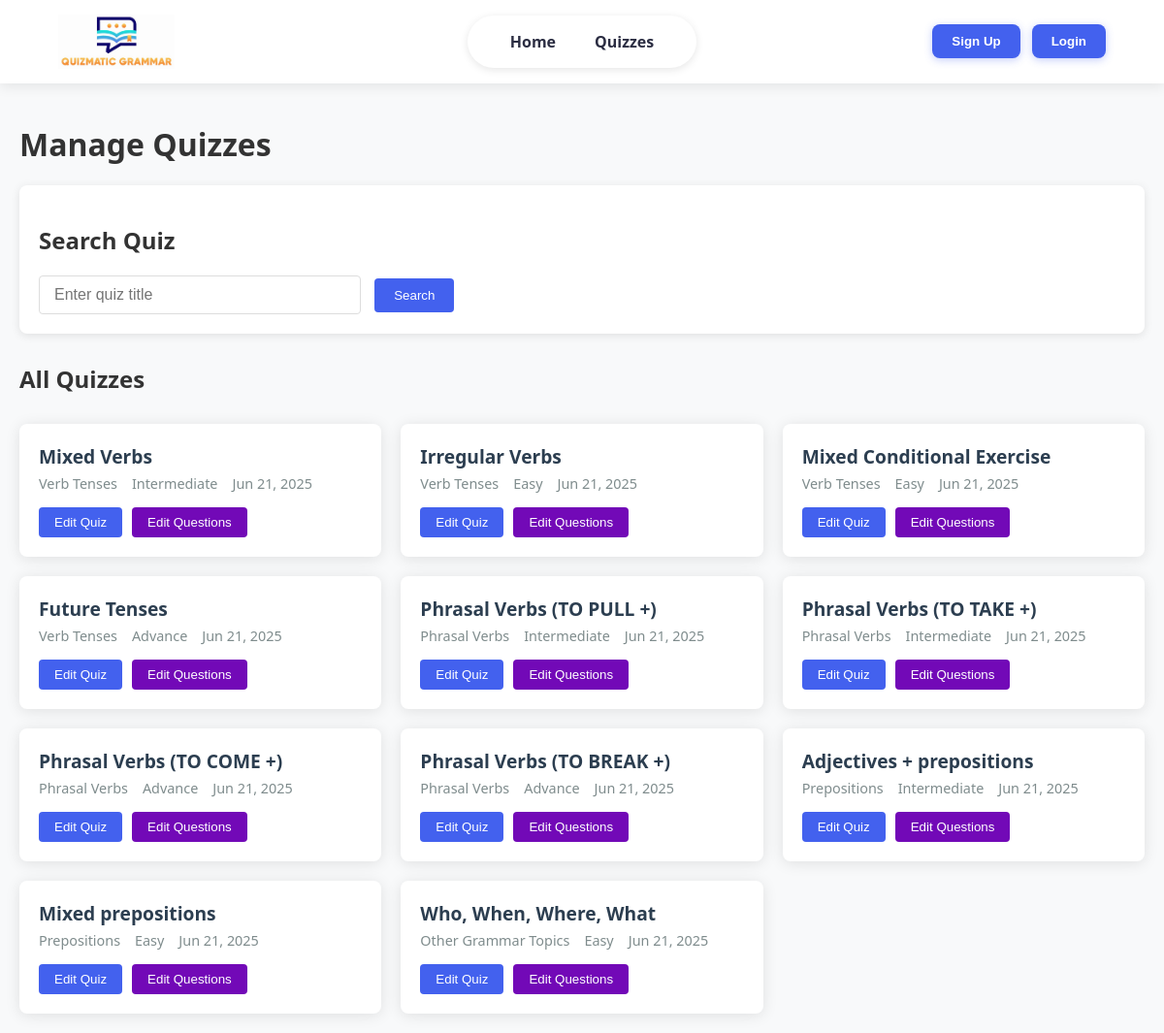
/edit_quiz.php, run on the app's committed database.
### tables this page shows
CREATE TABLE `quiz` (
  `QUIZ_ID` int(11) NOT NULL,
  `QUIZ_TITLE` varchar(255) DEFAULT NULL,
  `QUIZ_CATEGORY` varchar(100) DEFAULT NULL,
  `QUIZ_DIFFICULTY` varchar(50) DEFAULT NULL,
  `QUIZ_DATE` date DEFAULT NULL
);

### edit_quiz.php (the view, shortened to what this page needs)
<?php
$conn = new mysqli("localhost", "root", "", "quizmaticgrammar");
$searchResults = [];
$allQuizzes = $conn->query("SELECT * FROM QUIZ ORDER BY QUIZ_DATE DESC");
?>
<!DOCTYPE html>
<html lang="en">
<head>
</head>
<body>
    <?php include 'header.php'; ?>
<div class="container">
    <h1>Manage Quizzes</h1>
    <div class="search-section">
        <h2>Search Quiz</h2>
        <form method="GET" action="edit_quiz.php" id="searchForm">
            <input type="text" id="searchTitle" name="search" class="search-box" placeholder="Enter quiz title" value="<?= isset($_GET['search']) ? htmlspecialchars($_GET['search']) : '' ?>">
            <button type="submit" class="btn btn-primary search-btn">Search</button>
        </form>
    </div>
    <?php if(empty($searchResults) || !isset($_GET['search']) || empty($_GET['search'])): ?>
        <h2>All Quizzes</h2>
        <div class="quiz-grid">
            <?php while ($quiz = $allQuizzes->fetch_assoc()): ?>
                <div class="quiz-card">
                    <div class="quiz-title"><?= htmlspecialchars($quiz['QUIZ_TITLE']) ?></div>
                    <div class="quiz-meta">
                        <span><?= htmlspecialchars($quiz['QUIZ_CATEGORY']) ?></span>
                        <span><?= htmlspecialchars($quiz['QUIZ_DIFFICULTY']) ?></span>
                        <span><?= date('M d, Y', strtotime($quiz['QUIZ_DATE'])) ?></span>
                    </div>
                    <div class="quiz-actions">
                        <button type="button" class="btn btn-primary" onclick="loadQuizForEdit(<?= $quiz['QUIZ_ID'] ?>)">Edit Quiz</button>
                        <form method="POST" action="editRedirect_quiz.php" style="display:inline;">
                            <button type="submit" class="btn btn-secondary">Edit Questions</button>
                        </form>
                    </div>
                </div>
            <?php endwhile; ?>
        </div>
    <?php endif; ?>
</div>
</body>
</html>

### edit_quiz.php (style rules this page uses)
:root { --primary-color: #00bcd4; --primary-hover: #0097a7; --secondary-color: #6c757d; --secondary-hover: #5a6268; --danger-color: #dc3545; --danger-hover: #c82333; --success-color: #28a745; --success-hover: #218838; }
body { font-family: 'Segoe UI', Tahoma, Geneva, Verdana, sans-serif; background-color: #f8f9fa; margin: 0; padding: 0; color: #333; }
.container { max-width: 1200px; margin: 0 auto; padding: 20px; }
.quiz-grid { display: grid; grid-template-columns: repeat(auto-fill, minmax(350px, 1fr)); gap: 20px; margin-top: 30px; }
.quiz-card { background: white; border-radius: 8px; box-shadow: 0 2px 15px rgba(0,0,0,0.1); padding: 20px; transition: transform 0.3s, box-shadow 0.3s; }
.quiz-title { font-size: 1.2rem; font-weight: 600; margin-bottom: 5px; color: #2c3e50; }
.quiz-meta { display: flex; gap: 15px; margin-bottom: 15px; font-size: 0.9rem; color: #7f8c8d; }
.quiz-actions { display: flex; gap: 10px; margin-top: 15px; }
.btn { padding: 8px 16px; border-radius: 4px; border: none; cursor: pointer; font-weight: 500; transition: background-color 0.3s; }
.btn-primary { background-color: var(--primary-color); color: white; }
.btn-secondary { background-color: var(--secondary-color); color: white; }
.search-section { background: white; padding: 20px; border-radius: 8px; box-shadow: 0 2px 10px rgba(0,0,0,0.1); margin-bottom: 30px; }
.search-box { padding: 10px 15px; border: 1px solid #ddd; border-radius: 4px; width: 300px; font-size: 16px; margin-right: 10px; }
.search-btn { padding: 10px 20px; }

### header.php (style rules this page uses)
:root { --primary-color: #4361ee; --primary-hover: #3a56d4; --secondary-color: #7209b7; --text-color: #2b2d42; --light-bg: #f8f9fa; --white: #ffffff; --transition: all 0.3s ease; }

### data on the page
quiz: QUIZ_TITLE "Mixed Verbs", QUIZ_CATEGORY "Verb Tenses", QUIZ_DIFFICULTY "Intermediate", QUIZ_DATE "Jun 21, 2025"
quiz: QUIZ_TITLE "Irregular Verbs", QUIZ_CATEGORY "Verb Tenses", QUIZ_DIFFICULTY "Easy", QUIZ_DATE "Jun 21, 2025"
quiz: QUIZ_TITLE "Mixed Conditional Exercise", QUIZ_CATEGORY "Verb Tenses", QUIZ_DIFFICULTY "Easy", QUIZ_DATE "Jun 21, 2025"
quiz: QUIZ_TITLE "Future Tenses", QUIZ_CATEGORY "Verb Tenses", QUIZ_DIFFICULTY "Advance", QUIZ_DATE "Jun 21, 2025"
quiz: QUIZ_TITLE "Phrasal Verbs (TO PULL +)", QUIZ_CATEGORY "Phrasal Verbs", QUIZ_DIFFICULTY "Intermediate", QUIZ_DATE "Jun 21, 2025"
quiz: QUIZ_TITLE "Phrasal Verbs (TO TAKE +)", QUIZ_CATEGORY "Phrasal Verbs", QUIZ_DIFFICULTY "Intermediate", QUIZ_DATE "Jun 21, 2025"
quiz: QUIZ_TITLE "Phrasal Verbs (TO COME +)", QUIZ_CATEGORY "Phrasal Verbs", QUIZ_DIFFICULTY "Advance", QUIZ_DATE "Jun 21, 2025"
quiz: QUIZ_TITLE "Phrasal Verbs (TO BREAK +)", QUIZ_CATEGORY "Phrasal Verbs", QUIZ_DIFFICULTY "Advance", QUIZ_DATE "Jun 21, 2025"
quiz: QUIZ_TITLE "Adjectives + prepositions", QUIZ_CATEGORY "Prepositions", QUIZ_DIFFICULTY "Intermediate", QUIZ_DATE "Jun 21, 2025"
quiz: QUIZ_TITLE "Mixed prepositions", QUIZ_CATEGORY "Prepositions", QUIZ_DIFFICULTY "Easy", QUIZ_DATE "Jun 21, 2025"
quiz: QUIZ_TITLE "Who, When, Where, What", QUIZ_CATEGORY "Other Grammar Topics", QUIZ_DIFFICULTY "Easy", QUIZ_DATE "Jun 21, 2025"
